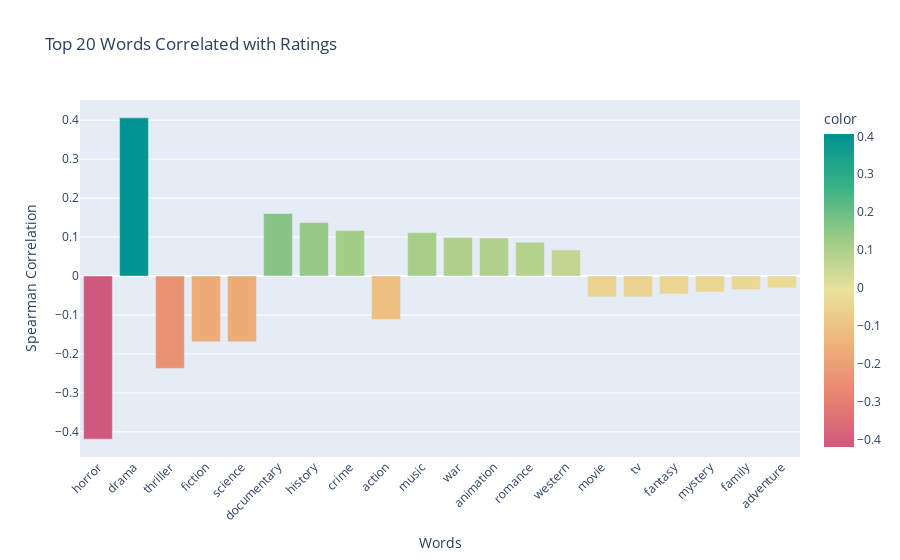

This figure's notebook cell:
### Markdown cell above
Genres vs Ratings

### Code cell
sentiment_utils.word_rating_correlation(df, text_column='processed_genres', rating_column='letterboxd_rating', top_n=20)

### Figure 1 — Plotly figure (JSON) as saved in the notebook; plotly's stock layout.template omitted (floating-point values rounded to 4 significant figures)
{"data": [{"alignmentgroup": "True", "hovertemplate": "Words=%{x}<br>Spearman Correlation=%{y}<br>color=%{marker.color}<extra></extra>", "legendgroup": "", "marker": {"color": [-0.4188, 0.4061, -0.2372, -0.169, -0.169, 0.1606, 0.1374, 0.1168, -0.1116, 0.1115, 0.0987, 0.09762, 0.08694, 0.06688, -0.05343, -0.05343, -0.04607, -0.04121, -0.03479, -0.03048], "coloraxis": "coloraxis", "pattern": {"shape": ""}}, "name": "", "offsetgroup": "", "orientation": "v", "showlegend": false, "textposition": "auto", "type": "bar", "x": ["horror", "drama", "thriller", "fiction", "science", "documentary", "history", "crime", "action", "music", "war", "animation", "romance", "western", "movie", "tv", "fantasy", "mystery", "family", "adventure"], "xaxis": "x", "y": [-0.4188, 0.4061, -0.2372, -0.169, -0.169, 0.1606, 0.1374, 0.1168, -0.1116, 0.1115, 0.0987, 0.09762, 0.08694, 0.06688, -0.05343, -0.05343, -0.04607, -0.04121, -0.03479, -0.03048], "yaxis": "y"}], "layout": {"barmode": "relative", "coloraxis": {"colorbar": {"title": {"text": "color"}}, "colorscale": [[0, "rgb(207, 89, 126)"], [0.1667, "rgb(232, 132, 113)"], [0.3333, "rgb(238, 180, 121)"], [0.5, "rgb(233, 226, 156)"], [0.6667, "rgb(156, 203, 134)"], [0.8333, "rgb(57, 177, 133)"], [1, "rgb(0, 147, 146)"]]}, "legend": {"tracegroupgap": 0}, "title": {"text": "Top 20 Words Correlated with Ratings"}, "xaxis": {"anchor": "y", "domain": [0, 1], "tickangle": -45, "title": {"text": "Words"}}, "yaxis": {"anchor": "x", "domain": [0, 1], "title": {"text": "Spearman Correlation"}}}}
